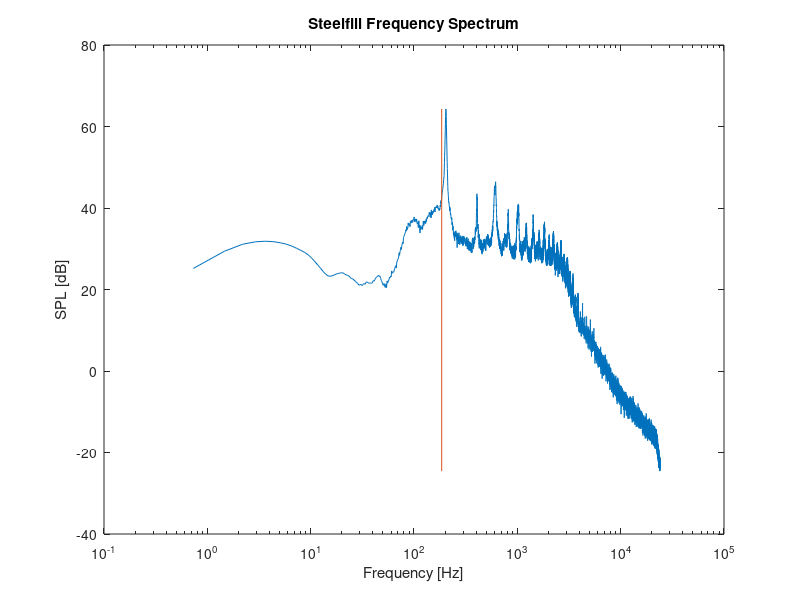

Write the MATLAB code that produced this figure. (Note: this script raises an error after producing the figure.)
clc
clear

%Read in from file
fid = fopen('steelfill-averaged.txt','r');

data = textscan(fid, '%f %f %f','CommentStyle','*');
f = data{1};
dB = data{2};
fclose(fid);

%Solution data
ElmerFreqs = [
    185.33
841.76
1018.52
1134.85
3087.36
3162.29
];

InPlane = [
    181.002880438105
1134.33006416419
3175.46516708348
];
%Plot
p1 = semilogx(f,dB);
xlabel('Frequency [Hz]')
ylabel('SPL [dB]')
title('Steelfill Frequency Spectrum')

for i = 1:length(ElmerFreqs)
   l1=  line([ElmerFreqs(i) ElmerFreqs(i)], [min(dB) max(dB)]);
   l1.Color = 'k';
   l1.LineWidth = 2;
   l1.LineStyle = '--';
end

for i = 1:length(InPlane)
   l2=  line([InPlane(i) InPlane(i)], [min(dB) max(dB)]);
   l2.Color = 'r';
   l2.LineWidth = 2;
   l2.LineStyle = '--';
end
legend([p1,l1,l2],{'Data','Elmer Solutions','Analytic Solutions'})
ylim([min(dB),max(dB)]);
xlim([min(f),max(f)]);